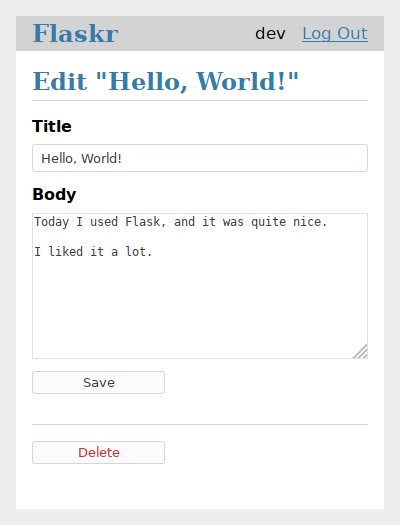
#> input picture Tool/LLMVulnerabilityExistence/getDectionData/data/compondent/flask@1.0.2/Flask-1.0.2/docs/tutorial/flaskr_edit.png, 400 x 525 px
$ python -i Image.py   (imports and definitions only)   (older library calls are emulated)
#> lines starting #> are read from the running program, lines starting #| are printed output that depends on the picture
#
# The Python Imaging Library.
# $Id$
#
# the Image class wrapper
#
# partial release history:
# 1995-09-09 fl   Created
# 1996-03-11 fl   PIL release 0.0 (proof of concept)
# 1996-04-30 fl   PIL release 0.1b1
# 1999-07-28 fl   PIL release 1.0 final
# 2000-06-07 fl   PIL release 1.1
# 2000-10-20 fl   PIL release 1.1.1
# 2001-05-07 fl   PIL release 1.1.2
# 2002-03-15 fl   PIL release 1.1.3
# 2003-05-10 fl   PIL release 1.1.4
# 2005-03-28 fl   PIL release 1.1.5
# 2006-12-02 fl   PIL release 1.1.6
# 2009-11-15 fl   PIL release 1.1.7
#
# Copyright (c) 1997-2009 by Secret Labs AB.  All rights reserved.
# Copyright (c) 1995-2009 by Fredrik Lundh.
#
# See the README file for information on usage and redistribution.
#

from __future__ import print_function

from PIL import VERSION, PILLOW_VERSION, _plugins

import warnings

class _imaging_not_installed:
    # module placeholder
    def __getattr__(self, id):
        raise ImportError("The _imaging C module is not installed")

# [48 lines not run here, left out]

try:
    import builtins
except ImportError:
    import __builtin__
    builtins = __builtin__

from PIL import ImageMode
from PIL._binary import i8, o8
from PIL._util import isPath, isStringType

import os, sys

# type stuff
import collections
import numbers


def isImageType(t):
    """
    Checks if an object is an image object.

    .. warning::

       This function is for internal use only.

    :param t: object to check if it's an image
    :returns: True if the object is an image
    """
    return hasattr(t, "im")

#
# Debug level

DEBUG = 0

#
# Constants (also defined in _imagingmodule.c!)

NONE = 0

# transpose
FLIP_LEFT_RIGHT = 0
FLIP_TOP_BOTTOM = 1
ROTATE_90 = 2
ROTATE_180 = 3
ROTATE_270 = 4

# transforms
AFFINE = 0
EXTENT = 1
PERSPECTIVE = 2
QUAD = 3
MESH = 4

# resampling filters
NONE = 0
NEAREST = 0
ANTIALIAS = 1 # 3-lobed lanczos
LINEAR = BILINEAR = 2
CUBIC = BICUBIC = 3

# dithers
NONE = 0
NEAREST = 0
ORDERED = 1 # Not yet implemented
RASTERIZE = 2 # Not yet implemented
FLOYDSTEINBERG = 3 # default

# palettes/quantizers
WEB = 0
ADAPTIVE = 1

MEDIANCUT = 0
MAXCOVERAGE = 1
FASTOCTREE = 2

# categories
NORMAL = 0
SEQUENCE = 1
CONTAINER = 2

# [6 lines that did not run here, left out]


# --------------------------------------------------------------------
# Registries

ID = []
OPEN = {}
MIME = {}
SAVE = {}
EXTENSION = {}

# --------------------------------------------------------------------
# Modes supported by this version

_MODEINFO = {
    # NOTE: this table will be removed in future versions.  use
    # getmode* functions or ImageMode descriptors instead.

    # official modes
    "1": ("L", "L", ("1",)),
    "L": ("L", "L", ("L",)),
    "I": ("L", "I", ("I",)),
    "F": ("L", "F", ("F",)),
    "P": ("RGB", "L", ("P",)),
    "RGB": ("RGB", "L", ("R", "G", "B")),
    "RGBX": ("RGB", "L", ("R", "G", "B", "X")),
    "RGBA": ("RGB", "L", ("R", "G", "B", "A")),
    "CMYK": ("RGB", "L", ("C", "M", "Y", "K")),
    "YCbCr": ("RGB", "L", ("Y", "Cb", "Cr")),
    "LAB": ("RGB", "L", ("L", "A", "B")),

    # Experimental modes include I;16, I;16L, I;16B, RGBa, BGR;15, and
    # BGR;24.  Use these modes only if you know exactly what you're
    # doing...

}

if sys.byteorder == 'little':
    _ENDIAN = '<'
else:
    _ENDIAN = '>'

_MODE_CONV = {
    # official modes
    "1": ('|b1', None), # broken
    "L": ('|u1', None),
    "I": (_ENDIAN + 'i4', None),
    "F": (_ENDIAN + 'f4', None),
    "P": ('|u1', None),
    "RGB": ('|u1', 3),
    "RGBX": ('|u1', 4),
    "RGBA": ('|u1', 4),
    "CMYK": ('|u1', 4),
    "YCbCr": ('|u1', 3),
    "LAB": ('|u1', 3), # UNDONE - unsigned |u1i1i1
	# I;16 == I;16L, and I;32 == I;32L
    "I;16": ('<u2', None),
    "I;16B": ('>u2', None),
    "I;16L": ('<u2', None),
    "I;16S": ('<i2', None),
    "I;16BS": ('>i2', None),
    "I;16LS": ('<i2', None),
    "I;32": ('<u4', None),
    "I;32B": ('>u4', None),
    "I;32L": ('<u4', None),
    "I;32S": ('<i4', None),
    "I;32BS": ('>i4', None),
    "I;32LS": ('<i4', None),
}

# [7 lines left out: function _conv_type_shape, not called in this run]


MODES = sorted(_MODEINFO.keys())

# raw modes that may be memory mapped.  NOTE: if you change this, you
# may have to modify the stride calculation in map.c too!
_MAPMODES = ("L", "P", "RGBX", "RGBA", "CMYK", "I;16", "I;16L", "I;16B")


# [49 lines left out: functions getmodebase, getmodetype, getmodebandnames, getmodebands, not called in this run]

# --------------------------------------------------------------------
# Helpers

_initialized = 0


# [93 lines left out: functions preinit, init, _getdecoder, _getencoder, not called in this run]


# --------------------------------------------------------------------
# Simple expression analyzer

def coerce_e(value):
    return value if isinstance(value, _E) else _E(value)

class _E:
    def __init__(self, data):
        self.data = data
    def __add__(self, other):
        return _E((self.data, "__add__", coerce_e(other).data))
    def __mul__(self, other):
        return _E((self.data, "__mul__", coerce_e(other).data))

# [17 lines left out: function _getscaleoffset, not called in this run]


# --------------------------------------------------------------------
# Implementation wrapper

class Image:
    """
    This class represents an image object.  To create
    :py:class:`~PIL.Image.Image` objects, use the appropriate factory
    functions.  There's hardly ever any reason to call the Image constructor
    directly.

    * :py:func:`~PIL.Image.open`
    * :py:func:`~PIL.Image.new`
    * :py:func:`~PIL.Image.frombytes`
    """
    format = None
    format_description = None

    def __init__(self):
        # FIXME: take "new" parameters / other image?
        # FIXME: turn mode and size into delegating properties?
        self.im = None
        self.mode = ""
        self.size = (0, 0)
        self.palette = None
        self.info = {}
        self.category = NORMAL
        self.readonly = 0

    # [17 lines left out: function _new, not called in this run]

    _makeself = _new # compatibility

    # [550 lines left out: functions _copy, _dump, __repr__, __getattr__, tobytes, tostring and 23 more, not called in this run]

    def paste(self, im, box=None, mask=None):
        """
        Pastes another image into this image. The box argument is either
        a 2-tuple giving the upper left corner, a 4-tuple defining the
        left, upper, right, and lower pixel coordinate, or None (same as
        (0, 0)).  If a 4-tuple is given, the size of the pasted image
        must match the size of the region.

        If the modes don't match, the pasted image is converted to the mode of
        this image (see the :py:meth:`~PIL.Image.Image.convert` method for
        details).

        Instead of an image, the source can be a integer or tuple
        containing pixel values.  The method then fills the region
        with the given color.  When creating RGB images, you can
        also use color strings as supported by the ImageColor module.

        If a mask is given, this method updates only the regions
        indicated by the mask.  You can use either "1", "L" or "RGBA"
        images (in the latter case, the alpha band is used as mask).
        Where the mask is 255, the given image is copied as is.  Where
        the mask is 0, the current value is preserved.  Intermediate
        values can be used for transparency effects.

        Note that if you paste an "RGBA" image, the alpha band is
        ignored.  You can work around this by using the same image as
        both source image and mask.

        :param im: Source image or pixel value (integer or tuple).
        :param box: An optional 4-tuple giving the region to paste into.
           If a 2-tuple is used instead, it's treated as the upper left
           corner.  If omitted or None, the source is pasted into the
           upper left corner.

           If an image is given as the second argument and there is no
           third, the box defaults to (0, 0), and the second argument
           is interpreted as a mask image.
        :param mask: An optional mask image.
        :returns: An :py:class:`~PIL.Image.Image` object.
        """

        if isImageType(box) and mask is None:
            # abbreviated paste(im, mask) syntax
            mask = box; box = None

        if box is None:
            # cover all of self
            box = (0, 0) + self.size

        if len(box) == 2:
            # lower left corner given; get size from image or mask
            if isImageType(im):
                size = im.size
            elif isImageType(mask):
                size = mask.size
            else:
                # FIXME: use self.size here?
                raise ValueError(
                    "cannot determine region size; use 4-item box"
                    )
            box = box + (box[0]+size[0], box[1]+size[1])

        if isStringType(im):
            from PIL import ImageColor
            im = ImageColor.getcolor(im, self.mode)

        elif isImageType(im):
            im.load()
            if self.mode != im.mode:
                if self.mode != "RGB" or im.mode not in ("RGBA", "RGBa"):
                    # should use an adapter for this!
                    im = im.convert(self.mode)
            im = im.im

        self.load()
        if self.readonly:
            self._copy()

        if mask:
            mask.load()
            self.im.paste(im, box, mask.im)
        else:
            self.im.paste(im, box)

    # [576 lines left out: functions point, putalpha, putdata, putpalette, putpixel, resize and 10 more, not called in this run]

# --------------------------------------------------------------------
# Lazy operations

class _ImageCrop(Image):

    # [26 lines left out: functions __init__, load, not called in this run]

        # FIXME: future versions should optimize crop/paste
        # sequences!

# --------------------------------------------------------------------
# Abstract handlers.

class ImagePointHandler:
    # used as a mixin by point transforms (for use with im.point)
    pass

class ImageTransformHandler:
    # used as a mixin by geometry transforms (for use with im.transform)
    pass

# --------------------------------------------------------------------
# Factories

#
# Debugging

# [190 lines left out: functions _wedge, new, frombytes, fromstring, frombuffer, fromarray, not called in this run]

_fromarray_typemap = {
    # (shape, typestr) => mode, rawmode
    # first two members of shape are set to one
    # ((1, 1), "|b1"): ("1", "1"), # broken
    ((1, 1), "|u1"): ("L", "L"),
    ((1, 1), "|i1"): ("I", "I;8"),
    ((1, 1), "<i2"): ("I", "I;16"),
    ((1, 1), ">i2"): ("I", "I;16B"),
    ((1, 1), "<i4"): ("I", "I;32"),
    ((1, 1), ">i4"): ("I", "I;32B"),
    ((1, 1), "<f4"): ("F", "F;32F"),
    ((1, 1), ">f4"): ("F", "F;32BF"),
    ((1, 1), "<f8"): ("F", "F;64F"),
    ((1, 1), ">f8"): ("F", "F;64BF"),
    ((1, 1, 3), "|u1"): ("RGB", "RGB"),
    ((1, 1, 4), "|u1"): ("RGBA", "RGBA"),
    }

# shortcuts
_fromarray_typemap[((1, 1), _ENDIAN + "i4")] = ("I", "I")
_fromarray_typemap[((1, 1), _ENDIAN + "f4")] = ("F", "F")


# [204 lines left out: functions open, alpha_composite, blend, composite, eval, merge and 4 more, not called in this run]


# --------------------------------------------------------------------
# Simple display support.  User code may override this.

def _show(image, **options):
    # override me, as necessary
    _showxv(image, **options)

def _showxv(image, title=None, **options):
    from PIL import ImageShow
    ImageShow.show(image, title, **options)

>>> import cv2
>>> picture = cv2.imread('../../../../compondent/flask@1.0.2/Flask-1.0.2/docs/tutorial/flaskr_edit.png', cv2.IMREAD_GRAYSCALE)
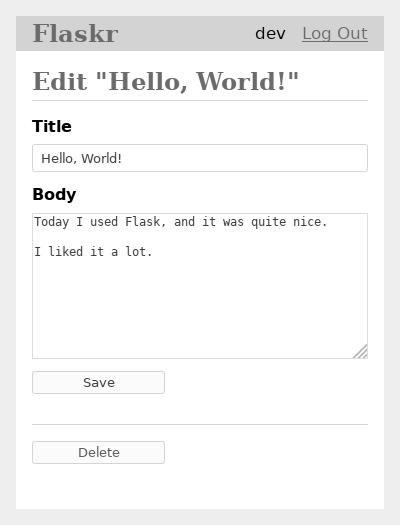
#> picture: shape (525, 400); min 0, max 255, mean 245.9
#> (the run stopped early here; a loop or call above may not have finished)

$ run again, on Tool/LLMVulnerabilityExistence/getDectionData/data/compondent/flask@1.1.3/Flask-1.1.3/docs/tutorial/flaskr_index.png
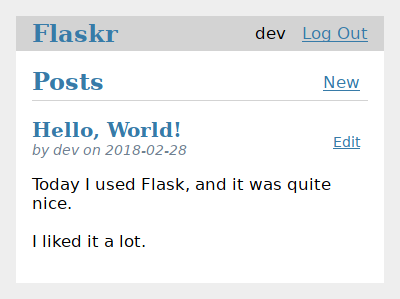
#> input picture Tool/LLMVulnerabilityExistence/getDectionData/data/compondent/flask@1.1.3/Flask-1.1.3/docs/tutorial/flaskr_index.png, 400 x 299 px
#> `picture = cv2.imread('../../../../compondent/flask@1.0.2/Flask-1.0.2/d..`:
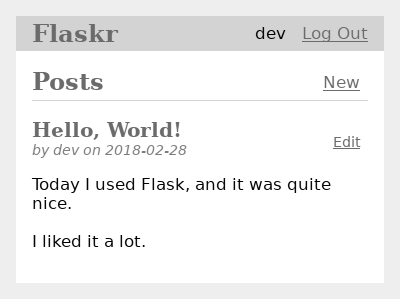
#> picture: shape (299, 400); min 0, max 255, mean 241.2

$ run again, on Tool/LLMVulnerabilityExistence/getDectionData/data/compondent/flask@1.1.3/Flask-1.1.3/docs/tutorial/flaskr_login.png
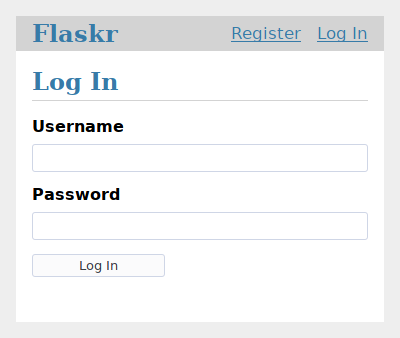
#> input picture Tool/LLMVulnerabilityExistence/getDectionData/data/compondent/flask@1.1.3/Flask-1.1.3/docs/tutorial/flaskr_login.png, 400 x 338 px
#> `picture = cv2.imread('../../../../compondent/flask@1.0.2/Flask-1.0.2/d..`:
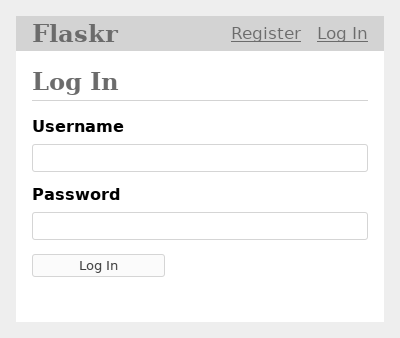
#> picture: shape (338, 400); min 0, max 255, mean 244
